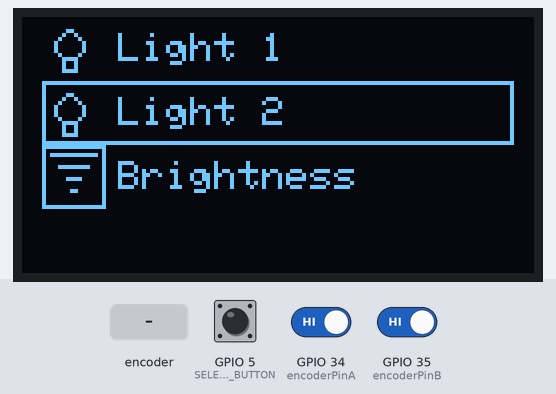
The program below on a simulated ESP32. Parts: 128×64 one-colour display. The inputs (shaded band) are chosen by the test bench; at power-on: GPIO 5 (SELECT_BUTTON) HIGH, GPIO 34 (encoderPinA) HIGH, GPIO 35 (encoderPinB) HIGH. WiFi joins after 1.5 s; servers stay silent unless stated; no MQTT or app messages arrive unless stated; what the program prints to the serial monitor is not drawn.

Above: at 6.3 s.
6.4 s: GPIO 5 (SELECT_BUTTON) pulled LOW for 1 s
At 6.6 s:
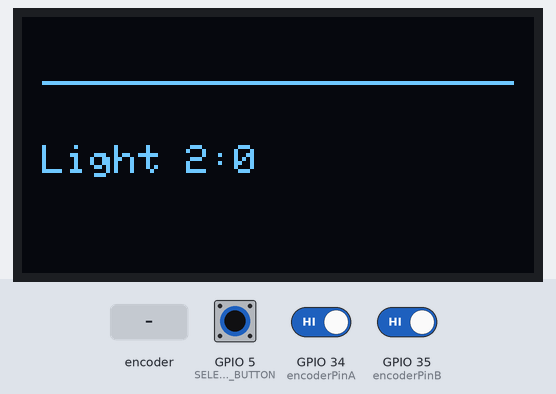
8.9 s: rotary encoder on GPIO 34 (encoderPinA) / GPIO 35 (encoderPinB) turned 3 steps (first pin leading)
At 10.6 s:
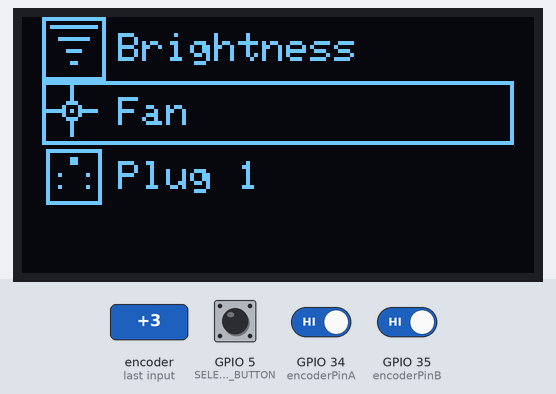
11.0 s: GPIO 5 (SELECT_BUTTON) pulled LOW for 0.15 s
At 11.4 s:
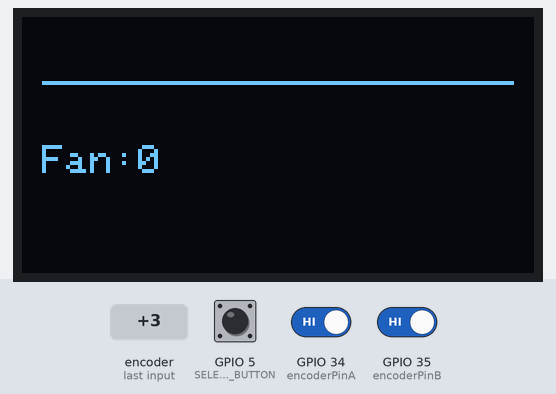
14.1 s: rotary encoder on GPIO 34 (encoderPinA) / GPIO 35 (encoderPinB) turned 2 steps (second pin leading)
At 15.5 s:
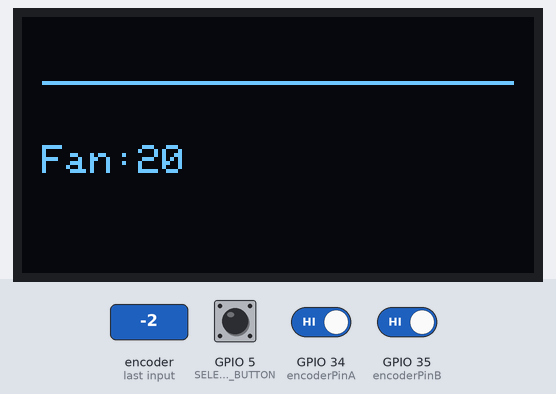
Timing chart, 0 to 17.1 s (numbered marks = the images above; inputs shaded):
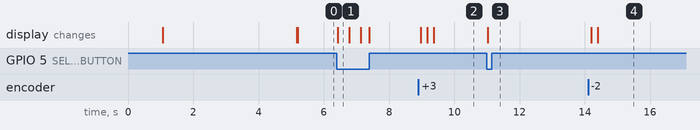

The program:

main.cpp
```cpp
#include <Arduino.h>
#include <WiFi.h>
#include <PubSubClient.h>
#include <DHTesp.h>
#include <Adafruit_SSD1306.h>
#include <Wire.h>

WiFiClient wifi;
PubSubClient client(wifi);
int encoderPinA = 34;
int encoderPinB = 35;
int encoderPos = 0; // a counter for the dial
int encoderPinALast = LOW;
int n = LOW;

DHTesp dht;
#define SSID "Wokwi-GUEST"
#define PASSWORD ""
#define MQTT_SERVER "ec2-35-170-242-83.compute-1.amazonaws.com"
#define MQTT_PORT 1883
#define DEBUG_MODE 1
#define MAX_ITEMS 5

const int SELECT_BUTTON = 5;

Adafruit_SSD1306 display(128, 64, &Wire, -1);
const unsigned char light[] PROGMEM = {
    0x00, 0x00, 0x00, 0x00, 0x00, 0x00, 0x03, 0x00, 0x04, 0x80, 0x08, 0x40, 0x10, 0x20, 0x10, 0x20,
    0x10, 0x20, 0x08, 0x40, 0x07, 0x80, 0x04, 0x80, 0x04, 0x80, 0x07, 0x80, 0x00, 0x00, 0x00, 0x00};
// 'brightness', 16x16px
const unsigned char brightness[] PROGMEM = {
    0xff, 0xff, 0x80, 0x01, 0xbf, 0xfd, 0x80, 0x01, 0x80, 0x01, 0x8f, 0xf1, 0x80, 0x01, 0x80, 0x01,
    0x83, 0xc1, 0x80, 0x01, 0x80, 0x01, 0x81, 0x81, 0x80, 0x01, 0x80, 0x01, 0x80, 0x01, 0xff, 0xff};
// 'fan', 16x16px
const unsigned char fan[] PROGMEM = {
    0x00, 0x00, 0x01, 0x00, 0x01, 0x00, 0x01, 0x00, 0x01, 0x00, 0x03, 0x80, 0x04, 0x40, 0x7d, 0x7c,
    0x04, 0x40, 0x03, 0x80, 0x01, 0x00, 0x01, 0x00, 0x01, 0x00, 0x01, 0x00, 0x00, 0x00, 0x00, 0x00};
// 'plug', 16x16px
const unsigned char plug[] PROGMEM = {
    0x00, 0x00, 0x7f, 0xfe, 0x40, 0x02, 0x41, 0x82, 0x41, 0x82, 0x40, 0x02, 0x40, 0x02, 0x48, 0x12,
    0x40, 0x02, 0x40, 0x02, 0x48, 0x12, 0x40, 0x02, 0x40, 0x02, 0x40, 0x02, 0x7f, 0xfe, 0x00, 0x00};
// 'wifi', 16x16px
const unsigned char epd_bitmap_wifi[] PROGMEM = {
    0x00, 0x00, 0x07, 0xe0, 0x08, 0x10, 0x09, 0x90, 0x12, 0x48, 0x12, 0x48, 0x24, 0x24, 0x25, 0xa4,
    0x00, 0x00, 0x41, 0x5d, 0x41, 0x51, 0x2a, 0x59, 0x3e, 0x51, 0x00, 0x00, 0x00, 0x00, 0x00, 0x00};

// Array of all bitmaps for convenience. (Total bytes used to store images in PROGMEM = 240)
const int epd_bitmap_allArray_LEN = 5;
const unsigned char *logoArray[5] = {
    light,
    light,
    brightness,
    fan,
    plug};

bool inItem = false;
uint8_t selectedItem = 0;
uint8_t upItem;
uint8_t downItem;
const char *mqtt_server = "ec2-3-88-49-62.compute-1.amazonaws.com";

// Items Configuration starts here
const char selectableItems[MAX_ITEMS][15] = {
    "Light 1",
    "Light 2",
    "Brightness",
    "Fan",
    "Plug 1",
};
const bool toggleItems[MAX_ITEMS] = {true, true, false, false, true};
int currentValue[MAX_ITEMS] = {0, 0, 0, 0, 0};
const char topics[MAX_ITEMS][30] = {"IoT/room1/light1", "IoT/room1/light2", "IoT/room1/brightness1", "IoT/room1/fan1", "IoT/room1/switchBoard1"};
const uint8_t maxValues[MAX_ITEMS] = {1, 1, 100, 100, 1};

bool needUpdate = true;
long oldPosition = -999;
unsigned long lastDebounceTime = 0;
unsigned long debounceDelay = 50;

void callback(char *topic, byte *payload, unsigned int length)
{

  String message;

  for (int i = 0; i < length; i++)
  {
    message += (char)payload[i];
  }
#if DEBUG_MODE
  Serial.print("Message arrived [");
  Serial.print(topic);
  Serial.print("] ");
  Serial.println(message);
#endif
  for (int i = 0; i < MAX_ITEMS; i++)
  {
    if (String(topics[i]) == String(topic))
    {
      if (maxValues[i] == 1)
      {
        // For topics that can only have "0" or "1"
        if (message == "1" || message == "0")
        {
          currentValue[i] = message.toInt();
          needUpdate = true;
        }
      }
      else
      {
        // For topics that can have other values
        currentValue[i] = message.toInt();
        needUpdate = true;
      }
      break;
    }
  }
}

void setup()
{
  Serial.begin(115200);
  delay(1000);

  display.begin(SSD1306_SWITCHCAPVCC, 0x3C);
  display.clearDisplay();
  display.setTextSize(1);
  display.setTextColor(WHITE);
  WiFi.begin(SSID, "");
  client.setServer(mqtt_server, 1883);
  client.setCallback(callback);
  while (WiFi.status() != WL_CONNECTED)
  {

#if DEBUG_MODE
    Serial.println("Connecting to WiFi..");
#endif
    display.setTextSize(1);
    display.setCursor(5, 32);
    display.print("Connecting to WiFi..");
    display.display();
    delay(1000);
  }

  if (client.connect("ESP8266Client"))
  {

#if DEBUG_MODE
    Serial.println("connected");
#endif
    for (int i = 0; i < MAX_ITEMS; i++)
    {
#if DEBUG_MODE
      Serial.print("Subscribing to: ");
      Serial.println(topics[i]);
#endif
      client.subscribe(topics[i]);
    }
  }
  else
  {
#if DEBUG_MODE
    Serial.println("failed, rc=" + client.state());
#endif
  }

  pinMode(SELECT_BUTTON, INPUT_PULLUP);
  delay(2000);
}

void displayItems()
{
  if (!needUpdate)
    return;

  if (!inItem)
  {
    display.clearDisplay();
    display.setTextSize(1);
    display.setTextColor(WHITE);
    // Up Item
    display.setCursor(24, 4);
    display.print(selectableItems[upItem]);
    display.drawBitmap(5, 0, logoArray[upItem], 16, 16, WHITE);

    // Center Item
    display.drawLine(5, 16, 122, 16, WHITE);
    display.drawLine(122, 16, 122, 31, WHITE);
    display.drawLine(5, 31, 122, 31, WHITE);
    display.drawLine(5, 16, 5, 31, WHITE);
    display.setCursor(24, 20);
    display.print(selectableItems[selectedItem]);
    display.drawBitmap(5, 16, logoArray[selectedItem], 16, 16, WHITE);

    // Down Item
    display.setCursor(24, 36);
    display.print(selectableItems[downItem]);
    display.drawBitmap(5, 32, logoArray[downItem], 16, 16, WHITE);

    display.display();
  }
  else
  {
    display.clearDisplay();
    display.setTextSize(1);
    display.setCursor(5, 32);
    display.print(selectableItems[selectedItem]);
    display.print(":");
    display.print(currentValue[selectedItem]);
    display.setTextColor(WHITE);

    display.drawLine(5, 16, 122, 16, WHITE);
    display.display();
  }
  needUpdate = false;
}

void fixNumbering()
{
  upItem = (selectedItem == 0) ? (MAX_ITEMS - 1) : (selectedItem - 1);
  downItem = (selectedItem == (MAX_ITEMS - 1)) ? 0 : (selectedItem + 1);
}

void checkButtons()
{
  unsigned long currentTime = millis();

  // Rotary Encoder Logic
  n = digitalRead(encoderPinA);
  if ((encoderPinALast == LOW) && (n == HIGH))
  {
    if (digitalRead(encoderPinB) == LOW)
    {
      encoderPos--;
    }
    else
    {
      encoderPos++;
    }

    if ((currentTime - lastDebounceTime) >= debounceDelay)
    {
      lastDebounceTime = currentTime;
      needUpdate = true;

      if (!inItem)
      {
        if (encoderPos > 0)
        { // Rotate clockwise
          selectedItem = (selectedItem + 1) % MAX_ITEMS;
        }
        else if (encoderPos < 0)
        { // Rotate counter-clockwise
          selectedItem = (selectedItem == 0) ? (MAX_ITEMS - 1) : (selectedItem - 1);
        }
      }
      else
      {
        if (maxValues[selectedItem] == 100)
        {
          if (encoderPos > 0)
          {                                                                         // Rotate clockwise
            currentValue[selectedItem] = min(100, currentValue[selectedItem] + 10); // Increment by 10, max 100
          }
          else if (encoderPos < 0)
          {                                                                       // Rotate counter-clockwise
            currentValue[selectedItem] = max(0, currentValue[selectedItem] - 10); // Decrement by 10, min 0
          }
        }
        else
        {
          if (encoderPos > 0)
          { // Rotate clockwise
            currentValue[selectedItem] = (currentValue[selectedItem] + 1) % maxValues[selectedItem];
          }
          else if (encoderPos < 0)
          { // Rotate counter-clockwise
            currentValue[selectedItem] = (currentValue[selectedItem] == 0) ? maxValues[selectedItem] : (currentValue[selectedItem] - 1);
          }
        }
      }
      encoderPos = 0; // Reset encoderPos
    }
  }
  encoderPinALast = n;
  // Check the select button
  if (digitalRead(SELECT_BUTTON) == LOW)
  {
#if DEBUG_MODE
    Serial.println("select");
#endif
    if ((currentTime - lastDebounceTime) >= debounceDelay)
    {
      needUpdate = true;
      lastDebounceTime = currentTime;
      inItem = !inItem;
    }
    if (!inItem)
    {
      String payload = String(currentValue[selectedItem]);
      client.publish(topics[selectedItem], payload.c_str(), true);
#if DEBUG_MODE
      Serial.print("Published to ");
      Serial.print(topics[selectedItem]);
      Serial.print(": ");
      Serial.println(payload);
#endif
    }
  }
}

void loop()
{
  client.loop();
  fixNumbering();
  displayItems();
  checkButtons();

}
```

Measured:
- after the input at 6.4 s, the display: changes at once (image 1)
- after the input at 8.9 s, the display: first changes after 0.08 s (image 2 shows a later state)
- after the input at 11.0 s, the display: changes at once (image 3)
- after the input at 14.1 s, the display: first changes after 0.10 s (image 4 shows a later state)
